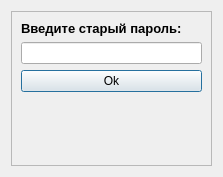
<?xml version="1.0" encoding="UTF-8"?>
<ui version="4.0">
 <class>Dialog</class>
 <widget class="QDialog" name="Dialog">
  <property name="geometry">
   <rect>
    <x>0</x>
    <y>0</y>
    <width>223</width>
    <height>177</height>
   </rect>
  </property>
  <property name="windowTitle">
   <string>Dialog</string>
  </property>
  <layout class="QGridLayout" name="gridLayout">
   <item row="0" column="0" rowspan="2" colspan="2">
    <widget class="QFrame" name="frame">
     <property name="frameShape">
      <enum>QFrame::StyledPanel</enum>
     </property>
     <property name="frameShadow">
      <enum>QFrame::Raised</enum>
     </property>
     <layout class="QVBoxLayout" name="verticalLayout">
      <item>
       <widget class="QLabel" name="label">
        <property name="font">
         <font>
          <pointsize>10</pointsize>
          <weight>75</weight>
          <bold>true</bold>
         </font>
        </property>
        <property name="text">
         <string>Введите старый пароль:</string>
        </property>
       </widget>
      </item>
      <item>
       <widget class="QLineEdit" name="lineEdit">
        <property name="echoMode">
         <enum>QLineEdit::Password</enum>
        </property>
       </widget>
      </item>
      <item>
       <widget class="QPushButton" name="pushButton_2">
        <property name="text">
         <string>Ok</string>
        </property>
       </widget>
      </item>
      <item>
       <spacer name="verticalSpacer">
        <property name="orientation">
         <enum>Qt::Vertical</enum>
        </property>
        <property name="sizeHint" stdset="0">
         <size>
          <width>20</width>
          <height>40</height>
         </size>
        </property>
       </spacer>
      </item>
      <item>
       <widget class="QLabel" name="label_2">
        <property name="text">
         <string/>
        </property>
        <property name="scaledContents">
         <bool>false</bool>
        </property>
       </widget>
      </item>
     </layout>
    </widget>
   </item>
  </layout>
 </widget>
 <resources/>
 <connections/>
</ui>
